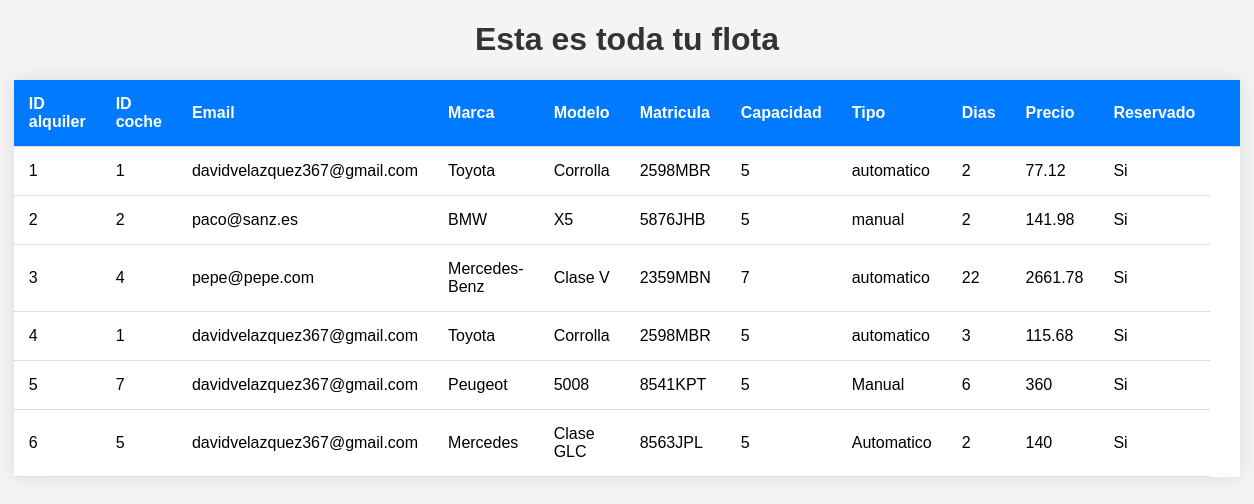
Page /alquilados (signed in) on the earlier database version.
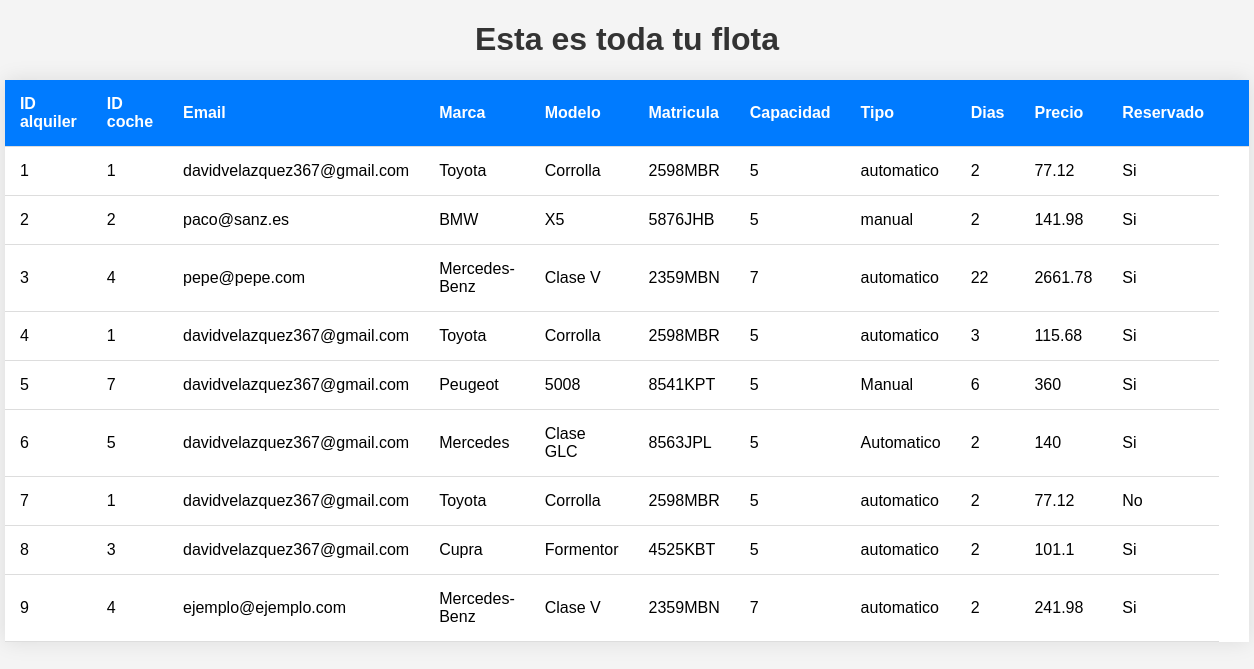
Same page on the later database version.
### tables this page shows
CREATE TABLE alquilados(
                    id_alquiler INTEGER PRIMARY KEY AUTOINCREMENT,
                    id INTEGER,
                    marca TEXT,
                    modelo TEXT,
                    matricula TEXT,
                    capacidad INTEGER,
                    tipo TEXT,
                    dias INTEGER,
                    precio_total FLOAT,
                    email TEXT,
                    reservado TEXT

                );

### controller/AlquilerController.php (called while the page is built, shortened)
<?php
require_once 'model/Alquiler.php';
class AlquilerController{
        public static function indexAdmin(){
            $alquiler = new Alquiler();
            $alquiler = $alquiler->findAll()->fetchAll();
        include 'view/private/alquiler/alquilados.php';
    }
}
?>

### Router.php (called while the page is built, shortened)
<?php
     class Router {
        private array $rutas = array();
        public function get(string $ruta, array $accion) : Router{
            $this->rutas['GET'][$ruta] = $accion;
            return $this;
        }
        public function post(string $ruta, array $accion) : Router{
            $this->rutas['POST'][$ruta] = $accion;
            return $this;
        }
        public function resolver_ruta(string $url, string $method){
            $path = parse_url($url)['path'];
            $query = null;
            $path2 = explode("/", $path);
            $ruta = '/'.$path2[count($path2) -1];
            $clase = $this->rutas[$method][$ruta][0];
            $function = $this->rutas[$method][$ruta][1];
            return call_user_func($clase.'::'.$function, $query);
        }
     }
?>

### index.php (called while the page is built, shortened)
<?php
require_once 'controller/AlquilerController.php';
require_once 'Router.php';
$route = new Router();
$route->get('/',[IndexController::class,'index'])
      ->get('/login', [AuthController::class, 'login'])
      ->get('/register', [AuthController::class, 'register'])
      ->post('/doRegister', [AuthController::class, 'doRegister'])
      ->post('/doLogin', [AuthController::class, 'doLogin'])
      ->get('/home', [AuthController::class, 'home'])
      ->get('/flota', [AuthController::class, 'flota'])
      ->get('/logout', [AuthController::class, 'logout'])
      ->get('/create',[FlotaController::class, 'create'])
      ->post('/save',[FlotaController::class, 'save'])
      ->get('/edit-coche',[FlotaController::class, 'edit'])
      ->post('/update-coche',[FlotaController::class, 'update'])
      ->get('/destroy-coche',[FlotaController::class, 'destroy'])
      ->get('/ver-carrito',[CarritoController::class, 'index'])
      ->post('/alquilar-coche',[CarritoController::class, 'create'])
      ->get('/destroy-alquiler',[CarritoController::class, 'destroy'])
      ->get('/historial-coches',[AlquilerController::class, 'create'])
      ->get('/mis-alquileres',[AlquilerController::class, 'index'])
      ->get('/alquilados',[AlquilerController::class, 'indexAdmin']);
$route->resolver_ruta($_SERVER['REQUEST_URI'], $_SERVER['REQUEST_METHOD']);
?>

### model/Alquiler.php (called while the page is built, shortened)
<?php
require_once 'db/Database.php';
class Alquiler{
    public function findAll() : PDOStatement
    {
        $db = Database::conectar();
        $query = "SELECT * FROM alquilados";
        $result = $db->query($query);
        return $result;
    }
}
?>

### db/Database.php (called while the page is built, shortened)
<?php
     class Database {
        public static function desconectar(){
            return null;
        }
     }
?>

### view/private/alquiler/alquilados.php (the view, shortened to what this page needs)
<!DOCTYPE html>
<html lang="en">
<head>
    <link rel="stylesheet" href="asset/css/historial.css">
</head>
<body>
    <h1>Esta es toda tu flota</h1>
    <table>
            <thead>
                <tr>
                    <th>ID alquiler</th>
                    <th>ID coche</th>
                    <th>Email</th>
                    <th>Marca</th>
                    <th>Modelo</th>
                    <th>Matricula</th>
                    <th>Capacidad</th>
                    <th>Tipo</th>
                    <th>Dias</th>
                    <th>Precio</th>
                    <th>Reservado</th>
                    <th></th>
                </tr>
            </thead>
            <tbody>
                <?php
                foreach ($alquiler as $key => $value) {
                    echo '<tr>';
                    echo '<td>' . $value['id_alquiler'] . '</td>';
                    echo '<td>' . $value['id'] . '</td>';
                    echo '<td>' . $value['email'] . '</td>';
                    echo '<td>' . $value['marca'] . '</td>';
                    echo '<td>' . $value['modelo'] . '</td>';
                    echo '<td>' . $value['matricula'] . '</td>';
                    echo '<td>' . $value['capacidad'] . '</td>';
                    echo '<td>' . $value['tipo'] . '</td>';
                    echo '<td>' . $value['dias'] . '</td>';
                    echo '<td>' . $value['precio_total'] . '</td>';
                    echo '<td>' . $value['reservado'] . '</td>';
                    echo '</tr>';
                }
                ?>
            </tbody>
        </table>
</body>
</html>

### asset/css/historial.css (style rules this page uses)
body { font-family: 'Arial', sans-serif; margin: 0; padding: 0; background-color: #f4f4f4; }
h1 { text-align: center; color: #333; }
table { width: 80%; margin: 20px auto; border-collapse: collapse; box-shadow: 0 0 20px rgba(0, 0, 0, 0.1); background-color: #fff; }
thead { background-color: #007BFF; color: #fff; }
th, td { padding: 15px; text-align: left; border-bottom: 1px solid #ddd; }

Differences in the rows shown:
added alquilados: id_alquiler "7", id "1", email "davidvelazquez367@gmail.com", marca "Toyota", modelo "Corrolla", matricula "2598MBR", capacidad "5", tipo "automatico", dias "2", precio_total "77.12", reservado "No"
added alquilados: id_alquiler "8", id "3", email "davidvelazquez367@gmail.com", marca "Cupra", modelo "Formentor", matricula "4525KBT", capacidad "5", tipo "automatico", dias "2", precio_total "101.1", reservado "Si"
added alquilados: id_alquiler "9", id "4", email "ejemplo@ejemplo.com", marca "Mercedes-Benz", modelo "Clase V", matricula "2359MBN", capacidad "7", tipo "automatico", dias "2", precio_total "241.98", reservado "Si"
